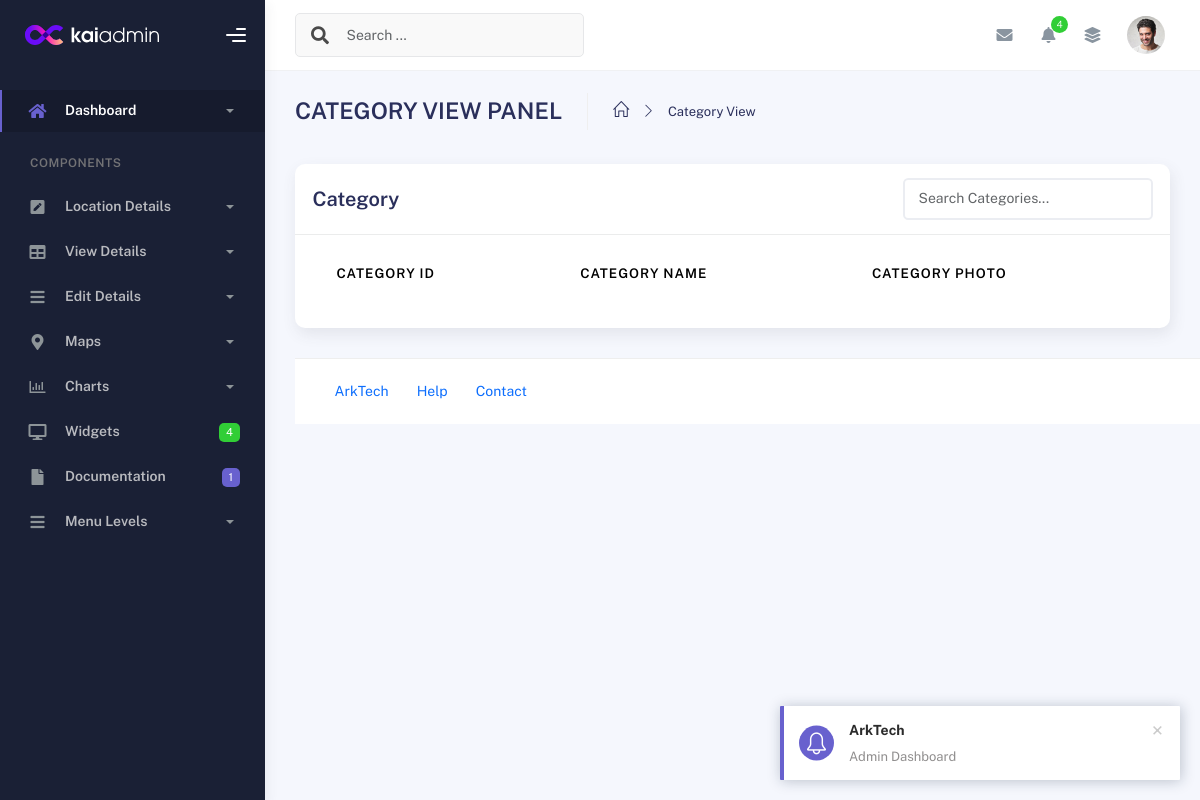
The app's page /Admin/categoryview.php, older data.
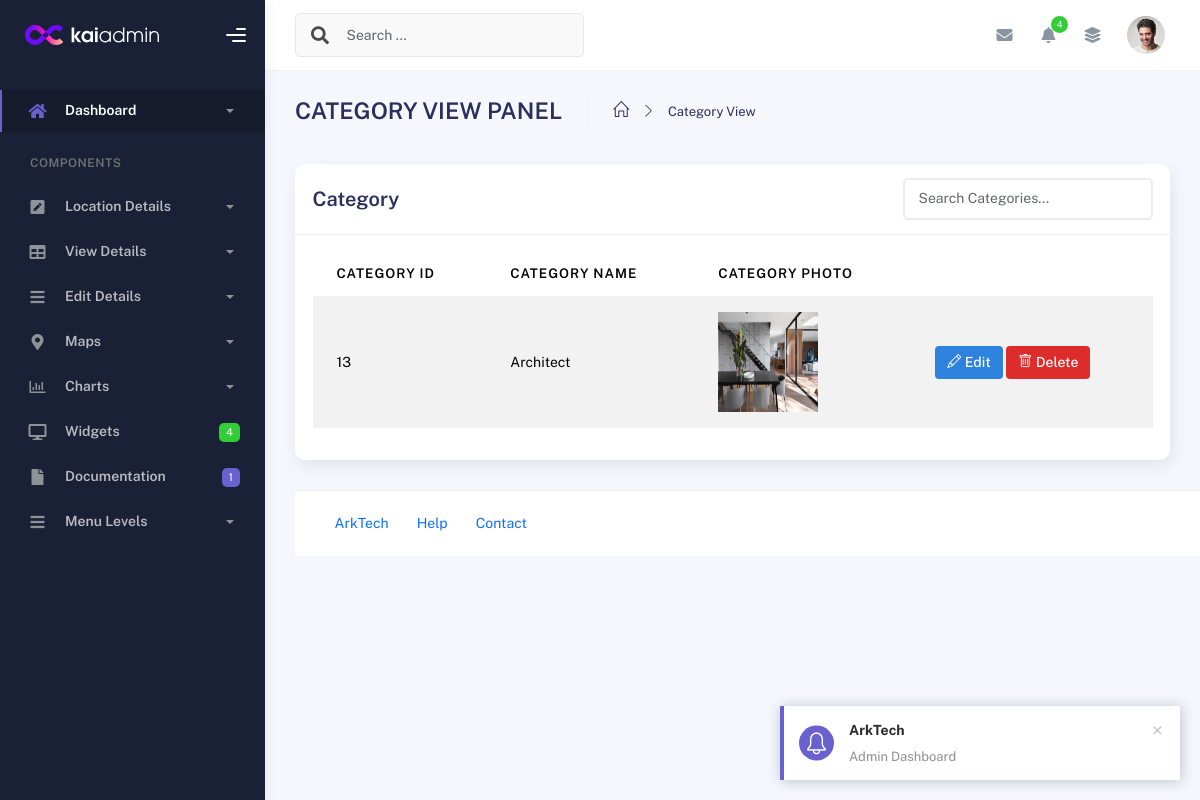
The same page, newer data.
### tables this page shows
CREATE TABLE IF NOT EXISTS `tbl_category` (
  `category_id` int NOT NULL AUTO_INCREMENT,
  `category_name` varchar(50) NOT NULL,
  `photo` varchar(100) NOT NULL,
  PRIMARY KEY (`category_id`)
);

### dboperation.php (called while the page is built, shortened)
<?php
class dboperation
{
    public $con,$res;
    function __construct()
    {
        $this->con=mysqli_connect("localhost","root","","arktech");
    }
    public function executequery($sql)
    {
        $this->res=mysqli_query($this->con,$sql);
        return $this->res;
    }
}
?>

### Admin/categoryview.php (the view, shortened to what this page needs)
<?php
include("header.php");
include("../dboperation.php");
$obj = new dboperation();
$s = "select * from tbl_category";
$res = $obj->executequery($s);
?>
        <div class="container">
          <div class="page-inner">
            <div class="page-header">
              <h3 class="fw-bold mb-3">CATEGORY VIEW PANEL</h3>
              <ul class="breadcrumbs mb-3">
                <li class="nav-home">
                  <a href="index.php">
                    <i class="icon-home"></i>
                  </a>
                </li>
                <li class="separator">
                  <i class="icon-arrow-right"></i>
                </li>
                <li class="nav-item">
                  <a href="#">Category View</a>
                </li>
              </ul>
            </div>
            <div class="row">
              <div class="col-md-12">
                <div class="card">
                  <div class="card-header d-flex justify-content-between align-items-center">
                      <h4 class="card-title m-0">Category</h4>
                      <div class="ms-auto">
                      <input type="text" id="categorySearch" class="form-control" style="width: 250px;" placeholder="Search Categories...">
                    </div>
                  </div>
                  <div class="card-body">
                    <div class="table-responsive">
                      <table
                        id="basic-datatables"
                        class="display table table-striped table-hover"
                      >
                        <thead>
                          <tr>
                            <th>Category ID</th>
                            <th>Category Name</th>
                            <th>Category Photo </th>
                          </tr>
                        </thead>
            <tbody>
              <?php
               while ($r = mysqli_fetch_array($res)) {
              ?>
                <tr>
                  <td><?php echo $r["category_id"]; ?></td>
                  <td><?php echo $r["category_name"]; ?></td>
                  <td> <img src="../uploads/<?php echo $r['photo']; ?>" width="100" height="100"> </td>
                  <td>
                <button class="btn-edit"
                    data-id="<?php echo $r['category_id']; ?>"
                    style="background-color:rgb(44, 130, 220); color: #fff; padding: 6px 12px; border: none; text-decoration: none; border-radius: 4px; font-weight: 500; display: inline-block;">
                   <i class="bi bi-pencil"></i> Edit
                  </button>
                 <button class="btn-delete"
                  data-id="<?php echo $r['category_id']; ?>"
                style="background-color:rgb(220, 44, 44); color: #fff; padding: 6px 12px; border: none; text-decoration: none; border-radius: 4px; font-weight: 500; display: inline-block;">
                <i class="bi bi-trash"></i> Delete
                </button>
              </td>
              </tr>
              <?php
              }
              ?>
            </tbody>
          </table>
        </div>
      </div>
    </div>
  </div>
</div>
<?php
include_once("footer.php");
?>

Row changes from the older to the newer data that the page shows:
added tbl_category: category_id "13", category_name "Architect", photo (picture)
